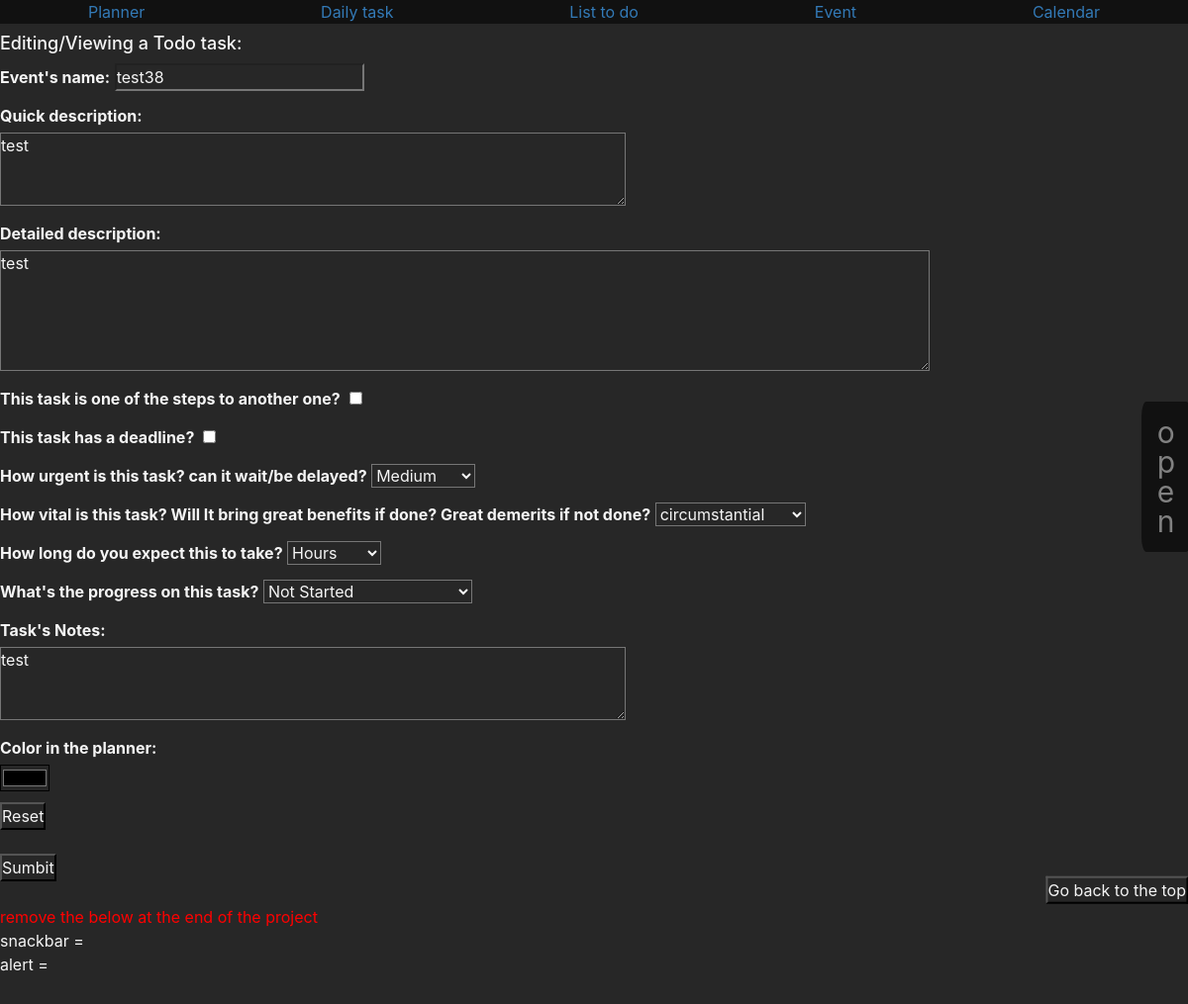
Screenshot of /listtodo/45 with the database file from the repository.
### appointment/models.py (models this page shows, shortened)
class ListToDo(models.Model):
    title = models.CharField(u"Event's name",max_length=200,unique=True)
    quick_description = models.TextField(u"quick description",blank=True, null=True)
    description = models.TextField(u"detailed description",blank=True, null=True)
    step = models.BooleanField(u"This task is one of the steps to another one?",default=False)
    step_to = models.ManyToManyField(
        "self", symmetrical=False,
        related_name="bigtask",
        blank=True,
        )
    minutes="7"
    hours="6"
    days="5"
    weeks="4"
    months="3"
    years="2"
    perpetual="1"
    duration_choices = [
        (minutes, "Minutes"),
        (hours, "Hours"),
        (days, "Days"),
        (weeks, "Weeks"),
        (months, "Months"),
        (years, "Years"),
        (perpetual, "Perpetual"),
    ]
    duration = models.CharField(u"How long do you expect this to take?",
        max_length=2,
        choices= duration_choices,
        default=hours,
    )
    deadline = models.BooleanField(u"This task has a deadline?",default=False)
    deadline_date= models.DateField(u'When is the deadline?', help_text=u"Format: year-month-day", null=True, blank=True)
    importance = models.CharField(u"How vital is this task? Will It bring great benefits if done? Great demerits if not done?",
        max_length=2,
        choices= priority_choices,
        default=medium,
    )
    urgency = models.CharField(u"How urgent is this task? can it wait/be delayed?",
        max_length=2,
        choices= urgency_choices,
        default=medium,
    ) # Very hight, hight, medium, low
    urgency_update = models.BooleanField(u"Want this urgency to auto update as the deadline gets closer?",default=False)
    none="nn"
    day="dy"
    week="wk"
    month="mh"
    year="yr"
    type_choices = [
        (none,"---------"),
        (day, "Day(s)"),
        (week, "Week(s)"),
        (month, "Month(s)"),
        (year, "Year(s)"),
    ]
    urgency_veryclose_number= models.IntegerField(
        u'Update to "very close" when deadline is within:',
        default=1,
        validators=[
            MaxValueValidator(30),
            MinValueValidator(1)
        ])
    urgency_veryclose_type=models.CharField(
        max_length=2,
        choices=type_choices,
        default=day
    )
    urgency_close_number= models.IntegerField(
        u'Update to "close" when deadline is within:',
        default=1,
        validators=[
            MaxValueValidator(30),
            MinValueValidator(1)
        ])
    urgency_close_type=models.CharField(
        max_length=2,
        choices=type_choices,
        default=week
    )
    urgency_medium_number= models.IntegerField(
        u'Update to "medium" when deadline is within:',
        default=1,
        validators=[
            MaxValueValidator(30),
            MinValueValidator(1)
        ])
    urgency_medium_type=models.CharField(
        max_length=2,
        choices=type_choices,
        default=month
    )
    urgency_far_number= models.IntegerField(
        u'Update to "far" when deadline is within:',
        default=1,
        validators=[
            MaxValueValidator(30),
            MinValueValidator(1)
        ])
    urgency_far_type=models.CharField(
        max_length=2,
        choices=type_choices,
        default=year
    )
    fn="fn"
    nts="nt"
    fo="fo"
    inp="ip"
    har="hd"
    done="dn"
    progress_choices = [
        (fn, "forgotten and not started"),
        (nts, "Not Started"),
        (fo, "forgotten"),
        (inp, "In Progress"),
        (har,"Hardship"),
        (done, "Done"),
    ]
    progress= models.CharField(u"What's the progress on this task?",
        max_length=2,
        choices=progress_choices,
        default=nts
    )
    notes = models.TextField(u"task's Notes", help_text=u'Textual Notes', blank=True, null=True)
    color = models.CharField(u"Color in the planner",max_length= 9,blank=True,null=True)
    last_update = models.DateField(auto_now = True)
    def get_absolute_url(self):
        return f"/listtodo/{self.id}"
    def __str__(self):
        return f"{self.title}"

### appointment/views.py (the view, shortened to what this page needs)
# urls.py: path('listtodo/<int:id>',views.listtodo, name='listtodo'),
def listtodo(request,id):
    Listtodo= models.ListToDo.objects.all().order_by('deadline','urgency','-deadline_date','progress')
    snackbar=""
    alert=""
    link=""
    print(f"todo id = {id}")
    if request.method == "GET":
        if id != 0:
            obj = models.ListToDo.objects.get(id = id)
            form = forms.ListToDoForm(instance = obj)
        else:
            obj = models.ListToDo(None)
            form = forms.ListToDoForm(None)
    try:
        if obj.deadline_date:
            print(f"obj.day = {obj.deadline_date}")
            deadline_date=obj.deadline_date.strftime("%Y-%m-%d")
        else:
            deadline_date=None
    except:
        deadline_date=None
        print("no obj.day")
    return render(request,"todo.html",{"Snackbar":snackbar, "alert":alert, "link":link,"list":Listtodo,"id":id,"form":form,"repeat_choices":repeat_choices,"priority_choices":priority_choices,"deadline_date":deadline_date})

### appointment/forms.py (shortened to what this page needs)
class ListToDoForm(forms.ModelForm):
    class Meta:
        model = models.ListToDo
        fields = ['title','quick_description','description','step','step_to','duration','deadline',
                  'deadline_date','urgency','urgency_update',
                  'urgency_veryclose_number','urgency_veryclose_type',
                  'urgency_close_number','urgency_close_type',
                  'urgency_medium_number','urgency_medium_type',
                  'urgency_far_number','urgency_far_type',
                  'importance','progress','notes','color',]
        widgets={
            'deadline_date' : forms.DateInput(attrs = {'required': 'False'}),
            'quick_description': forms.Textarea(attrs={'cols': 60, 'rows': 3}),
            'description': forms.Textarea(attrs={'cols': 90, 'rows': 5}),
            'notes':forms.Textarea(attrs={'cols': 60, 'rows': 3}),
        }

### appointment/templates/todo.html (shortened to what this page needs)
{% extends 'base_calendar.html' %}
{% block content %}
{% if id != 0 %}
    <form id="dailytask" style="" action="/listtodo/{{id}}" method="post" >
      <h4> Editing/Viewing a Todo task: </h4>
      {% else %}
    <form id="dailytask" style="" action="/listtodo/0" method="post" >
    <h4> Creating a new Todo task: </h4>
    {% endif %}
    <p>
        {{form.title.label_tag}}
        {{form.title}}
      </p>
          <p>
            {{form.quick_description.label_tag}}<br>
            {{form.quick_description}}
          </p>
          <p>
            {{form.description.label_tag}}<br>
            {{form.description}}
          </p>
          <p>
            {{form.step.label_tag}}&nbsp;
            {{form.step}}
          </p>
          <p>
            {{form.deadline.label_tag}}&nbsp;
            {{form.deadline}}
          </p>
          <p>
            {{form.urgency.label_tag}}
            {{form.urgency}}
          </p>
          <p>
            {{form.importance.label_tag}}
            {{form.importance}}
          </p>
          <p>
            {{form.duration.label_tag}}
            {{form.duration}}
          </p>
          <p>
            {{form.progress.label_tag}}
            {{form.progress}}
          </p>
          <p>
            {{form.notes.label_tag}}<br>
            {{form.notes}}
          </p>
          <p>
            {{form.color.label_tag}}<br>
              <input type="color" name="color" id="id_color" value="{{form.color.value}}">
            </p>
    {% if id != 0 %}
      <div id ='reset?'>
        <input type="button" onclick="resett()" value="Reset"> <br>
      </div>
  {% endif %}
        <input type="submit" value="Sumbit">
    </form>
<div id="RSOpenBtn" class="RSOpenBtn" style="font-size:30px;cursor:pointer" data-open ='1' onclick="openRNav()">
  o<br>p<br>e<br>n
   </div>
{% endblock %}

### appointment/static/css/base_css.css (style rules this page uses)
* { margin: 0; padding:0; background-color:rgb(39, 39, 39); color:whitesmoke; list-style: none; text-decoration: none; }
#body { background-color:rgb(39, 39, 39); font-size: medium; font-family:-apple-system,BlinkMacSystemFont,"Segoe UI",Roboto,"Helvetica Neue",Arial,sans-serif,"Apple Color Emoji","Segoe UI Emoji","Segoe UI Symbol"; line-height: 1.5; }
.RSOpenBtn { transition: .5s; padding: 16px; position: fixed; z-index: 1; top: 40%; right: -3px; line-height: 1; background-color: #111; color: #818181; border-radius: 10%; }

### rows the page displays
ListToDo: title "test38", quick_description "test", description "test", urgency "Medium", importance "circumstantial", duration "Hours", progress "Not Started", notes "test", color "#000000"
